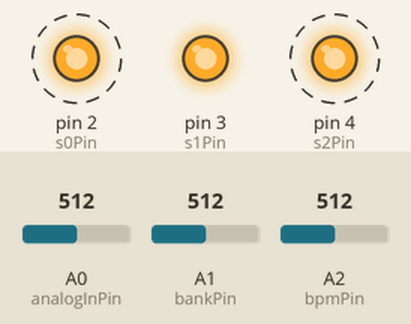
Simulated run of this sketch. Board: Arduino Uno, built with avr-gcc and run on an emulated ATmega328P. Shown: output pins drawn as LEDs (lit = HIGH). Dashed ring = blinking. Inputs (shaded band) come from the test bench; at power-on: A0 (analogInPin) = 512, A2 (bpmPin) = 512, A1 (bankPin) = 512. MIDI output is not drawn; random numbers use the default seed unless the sketch sets one.

Above: at 1.2 s.
1.3 s: A0 (analogInPin) set to 270
4.3 s: A0 (analogInPin) set to 244
7.3 s: A0 (analogInPin) set to 266
At 8.92 s:
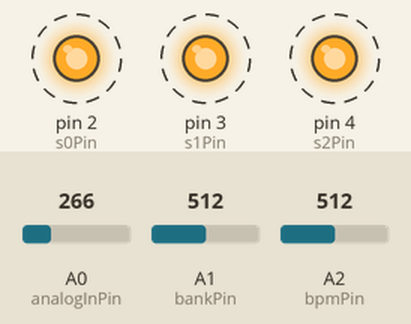
10.3 s: A2 (bpmPin) set to 0
At 11.5 s:
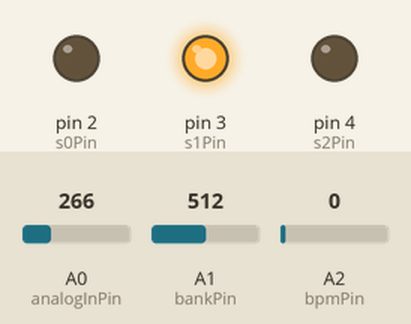
12.1 s: A2 (bpmPin) set to 44
15.1 s: A2 (bpmPin) set to 50
At 15.6 s:
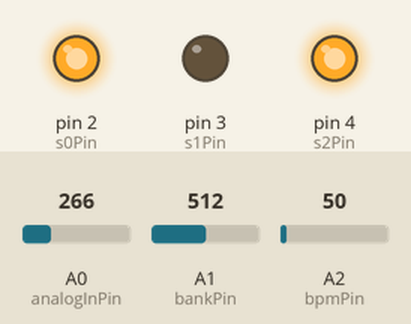
Timing chart, 0 to 17.6 s (numbered marks = the images above; inputs shaded):
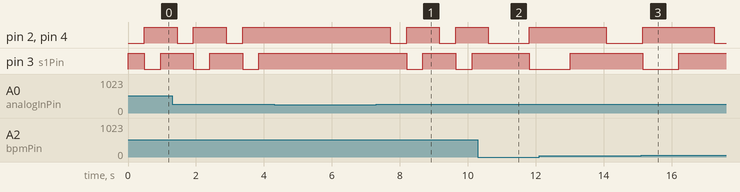

The sketch:

midi_test.ino
```cpp
#include <MIDI.h>

// Create and bind the MIDI interface to the default hardware Serial port
MIDI_CREATE_DEFAULT_INSTANCE();

const int analogInPin = A0;
const int bankPin = A1;
const int bpmPin = A2;

// pins to control TC4051 (or CD74HC4051)
const int s0Pin = 2;
const int s1Pin = 3;
const int s2Pin = 4;

// temporal variable to store sensor value
int sensorValue = 0;

float bpm = 0.0;
float delayBeforeToneOff = 0.0;
float delayAfterToneOff = 0.0;

// bank number to be specified on sendProgramChange()
int mainBank = 0;
int subBank = 0;

// base tone number and whether the chord is major or minor
int baseTone = 0;
int major = 0;

// length of the tone and the steps to consume
float length = 0.0;
int steps = 0;
int stepsLeft = 0;
const int totalSteps = 8;

// (currently unused)
int velocity = 0;

// Probability and number of notes
int prob = 0;
int notes = 0;

// These steps are for minor chords.
// If it's major, adds one step to 2nd and 4th notes.
int chord[5] = {
    0,
    3,
    7,
    10,
    -13, // meant to add one-octave-lower tone? I forgot why I chose this number...
};

// number of channel of TC4051 (or CD74HC4051)
int i = 0;

void setup()
{
    MIDI.begin(MIDI_CHANNEL_OMNI); // Listen to all incoming messages

    pinMode(s0Pin, OUTPUT);
    pinMode(s1Pin, OUTPUT);
    pinMode(s2Pin, OUTPUT);

    stepsLeft = totalSteps;
}

int readSensorValue(int i, int pin, int map_max)
{
    PORTD = (PORTD & B00000010) | (i << 2);
    sensorValue = analogRead(pin);
    return map(sensorValue, 0, 1023, 0, map_max);

    randomSeed(analogRead(5));
}

void loop()
{
    // Program change
    sensorValue = analogRead(bankPin);
    int bank = map(sensorValue, 0, 1023, 0, 127);
    // if a new bank is chosen, choose another bank randomly
    if (bank != mainBank)
    {
        mainBank = bank;
        subBank = random(128);
    }

    // sometimes use subBank to provide various sounds
    if (random(10) > 1)
    {

        MIDI.sendProgramChange(mainBank, 1);
    }
    else
    {
        MIDI.sendProgramChange(subBank, 1);
    }

    // Speed
    sensorValue = analogRead(bpmPin);
    bpm = map(sensorValue, 0, 1023, 50.0, 200.0);

    // tone
    baseTone = readSensorValue(i, analogInPin, 255);
    major = baseTone & 1; // major or minor
    baseTone = baseTone >> 1;

    i = (i + 1) % 8; // proceed to the next pod

    if (i < 6)
    {
        length = map(readSensorValue(i, analogInPin, 1027), 0, 1027, 0, 4);
        steps = ceil(length); // at maximum, 4 steps

        velocity = 127; // TODO
        // velocity = map(velocity, 0, 127, 127, 127);

        stepsLeft -= steps;

        i = (i + 1) % 8;
    }
    else
    {
        steps = stepsLeft;
        length = steps;
        stepsLeft = totalSteps;
        velocity = 127; // TODO
    }

    delayBeforeToneOff = 1000.0 * 60.0 / bpm / totalSteps * length;
    delayAfterToneOff = 1000.0 * 60.0 / bpm / totalSteps * (totalSteps - length);

    prob = readSensorValue(i, analogInPin, 1027);
    if (prob < 256)
    {
        notes = 1;
        prob = 1027;
    }
    else
    {
        notes = map(prob, 256, 1027, 1, 5);
    }
    i = (i + 1) % 8;

    if (steps <= 0)
        return;

    for (int n = 0; n < notes; n++)
    {
        if (random(1027) > 1027 - prob)
        {
            MIDI.sendNoteOn(baseTone + chord[n] + n % 2 * major, velocity, 1);
        }
    }

    delay(delayBeforeToneOff);

    for (int n = 0; n < notes; n++)
    {
        if (random(1027) > 1027 - prob)
        {

            MIDI.sendNoteOff(baseTone + chord[n] + n % 2 * major, 0, 1);
        }
    }

    delay(delayAfterToneOff);
}
```

Measured:
- the behaviour switches between 47 and 48 on A2 (bpmPin) (found by bisection; images 2 and 3)
- after the input at 7.3 s, pin 2 (s0Pin), pin 4 (s2Pin): alternates HIGH for 0.96 s and LOW for 0.48 s, starting after 0.42 s; pin 3 (s1Pin): alternates HIGH for 0.96 s and LOW for 0.48 s, starting after 0.90 s
- by itself, pin 2 (s0Pin), pin 3 (s1Pin), pin 4 (s2Pin): alternates HIGH for 0.96 s and LOW for 0.48 s
